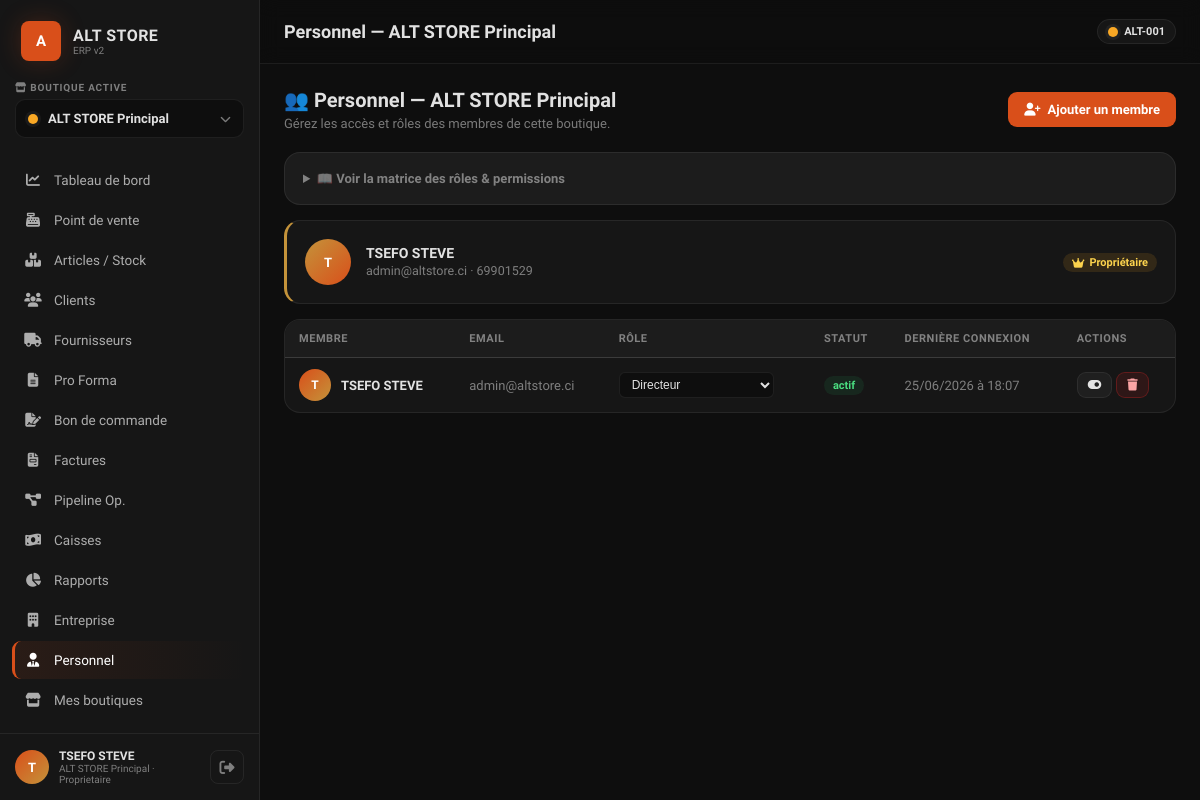
Screenshot of /personnel.php (signed in) with the database file from the repository.
### tables this page shows
CREATE TABLE IF NOT EXISTS `boutiques` (
  `id` int(11) NOT NULL AUTO_INCREMENT,
  `proprietaire_id` int(11) NOT NULL COMMENT 'utilisateur propriétaire',
  `nom` varchar(150) NOT NULL,
  `slug` varchar(160) NOT NULL,
  `code` varchar(30) NOT NULL COMMENT 'code court ex. ALT-001',
  `description` text,
  `logo` varchar(255) DEFAULT NULL,
  `couleur` varchar(20) NOT NULL DEFAULT '#F9A825',
  `adresse` text,
  `ville` varchar(100) DEFAULT NULL,
  `pays` varchar(100) NOT NULL DEFAULT 'Côte d''Ivoire',
  `telephone` varchar(30) DEFAULT NULL,
  `email` varchar(150) DEFAULT NULL,
  `devise` varchar(10) NOT NULL DEFAULT 'XOF',
  `tva_defaut` decimal(5,2) NOT NULL DEFAULT '18.00',
  `rccm` varchar(100) DEFAULT NULL,
  `statut` enum('active','inactive') NOT NULL DEFAULT 'active',
  `created_at` datetime DEFAULT CURRENT_TIMESTAMP,
  PRIMARY KEY (`id`),
  UNIQUE KEY `uq_code` (`code`),
  UNIQUE KEY `uq_proprio_slug` (`proprietaire_id`,`slug`),
  KEY `idx_proprietaire` (`proprietaire_id`)
);

CREATE TABLE IF NOT EXISTS `utilisateurs` (
  `id` int(11) NOT NULL AUTO_INCREMENT,
  `type_compte` varchar(20) NOT NULL DEFAULT 'particulier' COMMENT 'entreprise | particulier',
  `prenom` varchar(100) NOT NULL,
  `nom` varchar(100) NOT NULL,
  `email` varchar(255) NOT NULL,
  `telephone` varchar(30) DEFAULT NULL,
  `mot_de_passe` varchar(255) NOT NULL,
  `code_verification` varchar(6) DEFAULT NULL,
  `email_verifie` tinyint(1) NOT NULL DEFAULT '0',
  `nom_entreprise` varchar(255) DEFAULT NULL,
  `rccm_niu` varchar(100) DEFAULT NULL,
  `secteur_activite` varchar(100) DEFAULT NULL,
  `profession` varchar(100) DEFAULT NULL,
  `avatar` varchar(255) DEFAULT NULL,
  `cgu_acceptees` tinyint(1) NOT NULL DEFAULT '0',
  `date_inscription` datetime DEFAULT CURRENT_TIMESTAMP,
  `ip_inscription` varchar(45) DEFAULT NULL,
  `derniere_connexion` datetime DEFAULT NULL,
  `statut_compte` varchar(20) NOT NULL DEFAULT 'actif' COMMENT 'actif | inactif | suspendu',
  PRIMARY KEY (`id`),
  UNIQUE KEY `uq_email` (`email`),
  KEY `idx_statut` (`statut_compte`)
);

CREATE TABLE IF NOT EXISTS `utilisateurs_boutique` (
  `id` int(11) NOT NULL AUTO_INCREMENT,
  `utilisateur_id` int(11) NOT NULL,
  `boutique_id` int(11) NOT NULL,
  `role_boutique` varchar(40) NOT NULL DEFAULT 'employe' COMMENT 'directeur | comptable | commercial | caissier | gestionnaire_stock | employe',
  `statut` enum('actif','inactif') NOT NULL DEFAULT 'actif',
  `date_ajout` datetime DEFAULT CURRENT_TIMESTAMP,
  PRIMARY KEY (`id`),
  UNIQUE KEY `uq_user_boutique` (`utilisateur_id`,`boutique_id`),
  KEY `idx_boutique` (`boutique_id`),
  KEY `idx_user` (`utilisateur_id`)
);

### config/helpers.php (called while the page is built, shortened)
<?php
function fdatetime(?string $d): string {
    $ts = strtotime($d);
    return $ts ? date('d/m/Y à H:i', $ts) : '—';
}
function e(?string $v): string { return htmlspecialchars((string)($v ?? ''), ENT_QUOTES, 'UTF-8'); }
function fetch_all(string $sql, array $params = []): array {
    try {
        $st = db()->prepare($sql);
        $st->execute($params);
        return $st->fetchAll();
    } catch (Throwable $e) {
        error_log('[SQL] ' . $e->getMessage() . ' | ' . $sql);
        return [];
    }
}
function fetch_one(string $sql, array $params = []): ?array {
    try {
        $st = db()->prepare($sql);
        $st->execute($params);
        $r = $st->fetch();
        return $r ?: null;
    } catch (Throwable $e) {
        error_log('[SQL] ' . $e->getMessage() . ' | ' . $sql);
        return null;
    }
}
function layout_header(string $title = '', string $active = ''): void {
    require ROOT_PATH . '/views/layouts/header.php';
}
function layout_footer(): void {
    require ROOT_PATH . '/views/layouts/footer.php';
}

### config/db.php (called while the page is built, shortened)
<?php
function db(): PDO
{
    static $pdo = null;
    if ($pdo instanceof PDO) return $pdo;
    $dsn = sprintf(
        'mysql:host=%s;port=%s;dbname=%s;charset=utf8mb4',
        DB_HOST, DB_PORT, DB_NAME
    );
    try {
        $pdo = new PDO($dsn, DB_USER, DB_PASS, [
            PDO::ATTR_ERRMODE            => PDO::ERRMODE_EXCEPTION,
            PDO::ATTR_DEFAULT_FETCH_MODE => PDO::FETCH_ASSOC,
            PDO::ATTR_EMULATE_PREPARES   => false,
            PDO::MYSQL_ATTR_INIT_COMMAND => "SET NAMES utf8mb4 COLLATE utf8mb4_unicode_ci",
        ]);
    } catch (PDOException $e) {
        if (IS_PROD) {
            error_log('[DB] Connexion échouée : ' . $e->getMessage());
            http_response_code(500);
            die('Service temporairement indisponible.');
        }
        die('Connexion base de données impossible : ' . htmlspecialchars($e->getMessage()));
    }
    return $pdo;
}

### config/auth.php (called while the page is built, shortened)
<?php
require_once __DIR__ . '/db.php';
function current_role(): ?string
{
    if (($_SESSION['user_role'] ?? null) === 'proprietaire') return 'proprietaire';
    return $_SESSION['role_boutique'] ?? null;
}
function current_user_id(): int { return (int)($_SESSION['user_id'] ?? 0); }
function active_boutique_id(): int { return (int)($_SESSION['boutique_active'] ?? 0); }
function list_user_boutiques(): array
{
    $uid  = current_user_id();
    $pdo  = db();
    $stmt = $pdo->prepare("
        SELECT b.*, 'proprietaire' AS role_boutique
        FROM boutiques b
        WHERE b.proprietaire_id = ? AND b.statut = 'active'
        ORDER BY b.created_at ASC
    ");
    $stmt->execute([$uid]);
    $owned = $stmt->fetchAll();
    $stmt = $pdo->prepare("
        SELECT b.*, ub.role_boutique
        FROM boutiques b
        INNER JOIN utilisateurs_boutique ub ON ub.boutique_id = b.id
        WHERE ub.utilisateur_id = ? AND ub.statut = 'actif' AND b.statut = 'active'
        ORDER BY b.created_at ASC
    ");
    $stmt->execute([$uid]);
    $staff = $stmt->fetchAll();
    return $owned;
}
function active_boutique(): ?array
{
    static $cache = null;
    if ($cache !== null) return $cache;
    $stmt = db()->prepare("SELECT * FROM boutiques WHERE id = ?");
    $stmt->execute([active_boutique_id()]);
    return $cache = $stmt->fetch() ?: null;
}

### config/permissions.php (called while the page is built, shortened)
<?php
function role_permissions(string $role): array
{
    $raw = ROLE_PERMISSIONS[$role] ?? [];
    $out = [];
    foreach ($raw as $perm) {
        if (str_ends_with($perm, '.*')) {
            $mod = substr($perm, 0, -2);
            foreach (PERMISSIONS_CATALOG[$mod] ?? [] as $a) {
                $out[] = "$mod.$a";
            }
        } else {
            $out[] = $perm;
        }
    }
    return $out;
}
function can(string $permission): bool
{
    $role = current_role();
    if ($role === 'proprietaire') return true;
    return in_array($permission, role_permissions($role), true);
}
function available_roles(): array
{
    return ['directeur', 'comptable', 'commercial', 'caissier', 'gestionnaire_stock', 'employe'];
}

### personnel.php (the view, shortened to what this page needs)
<?php
$bid = active_boutique_id();
$bout = active_boutique();
$staff = fetch_all(
    "SELECT ub.*, u.prenom, u.nom, u.email, u.telephone, u.derniere_connexion
     FROM utilisateurs_boutique ub
     INNER JOIN utilisateurs u ON u.id=ub.utilisateur_id
     WHERE ub.boutique_id=?
     ORDER BY ub.role_boutique, u.nom",
    [$bid]
);
$proprio = fetch_one("SELECT u.* FROM utilisateurs u INNER JOIN boutiques b ON b.proprietaire_id=u.id WHERE b.id=?", [$bid]);
$roleLabels = ['directeur'=>'Directeur','comptable'=>'Comptable','commercial'=>'Commercial','caissier'=>'Caissier','gestionnaire_stock'=>'Gestionnaire de stock','employe'=>'Employé'];
?>
<?php layout_header('Personnel — ' . ($bout['nom'] ?? ''), 'personnel'); ?>
<div style="display:flex;justify-content:space-between;align-items:center;margin-bottom:1.4rem;flex-wrap:wrap;gap:1rem">
  <div>
    <h2 style="font-size:20px;margin-bottom:4px">👥 Personnel — <?= e($bout['nom'] ?? '') ?></h2>
    <p style="color:var(--muted);font-size:13px">Gérez les accès et rôles des membres de cette boutique.</p>
  </div>
  <button class="btn btn-primary" onclick="openModal('modalAdd')"><i class="fas fa-user-plus"></i> Ajouter un membre</button>
</div>
<div class="card" style="margin-bottom:1rem;background:var(--surf2)">
  <details>
    <summary style="cursor:pointer;font-size:13px;font-weight:600;color:var(--muted)">📖 Voir la matrice des rôles & permissions</summary>
  </details>
</div>
<div class="card" style="margin-bottom:1rem;border-left:3px solid var(--gold)">
  <div style="display:flex;align-items:center;gap:1rem">
    <div class="avatar" style="width:46px;height:46px;background:linear-gradient(135deg,var(--gold),var(--ember))"><?= strtoupper(substr($proprio['prenom'] ?? 'P',0,1)) ?></div>
    <div style="flex:1">
      <div style="font-size:14px;font-weight:600"><?= e(trim(($proprio['prenom'] ?? '').' '.($proprio['nom'] ?? ''))) ?></div>
      <small style="color:var(--muted)"><?= e($proprio['email'] ?? '') ?> · <?= e($proprio['telephone'] ?? '') ?></small>
    </div>
    <span class="badge bg-amber"><i class="fas fa-crown"></i> Propriétaire</span>
  </div>
</div>
<div class="table-wrap">
  <table>
    <thead><tr><th>Membre</th><th>Email</th><th>Rôle</th><th>Statut</th><th>Dernière connexion</th><th>Actions</th></tr></thead>
    <tbody>
      <?php if (empty($staff)): ?>
        <tr><td colspan="6" style="text-align:center;padding:2rem;color:var(--muted)">Aucun membre du personnel. Cliquez sur « Ajouter un membre ».</td></tr>
      <?php else: foreach ($staff as $s): ?>
        <tr>
          <td>
            <div style="display:flex;align-items:center;gap:10px">
              <div class="avatar" style="width:32px;height:32px;font-size:12px"><?= strtoupper(substr($s['prenom'],0,1)) ?></div>
              <div><b><?= e(trim($s['prenom'].' '.$s['nom'])) ?></b></div>
            </div>
          </td>
          <td style="color:var(--muted)"><?= e($s['email']) ?></td>
          <td>
            <form method="post" style="display:inline-flex;gap:6px;align-items:center">
              <select name="role" onchange="this.form.submit()" style="background:var(--bg);border:1px solid var(--bd);color:var(--text);padding:4px 8px;border-radius:6px;font-size:12px">
                <?php foreach (available_roles() as $r): ?>
                  <option value="<?= e($r) ?>" <?= $s['role_boutique']===$r?'selected':'' ?>><?= e($roleLabels[$r]) ?></option>
                <?php endforeach; ?>
              </select>
            </form>
          </td>
          <td><span class="badge <?= $s['statut']==='actif'?'bg-green':'bg-red' ?>"><?= e($s['statut']) ?></span></td>
          <td style="color:var(--muted)"><?= $s['derniere_connexion']?fdatetime($s['derniere_connexion']):'<em style="opacity:.5">jamais</em>' ?></td>
          <td>
            <form method="post" style="display:inline-flex;gap:4px" onsubmit="return confirmDelete('Confirmer ?')">
              <button type="submit" name="action" value="toggle" class="btn btn-ghost btn-sm" title="<?= $s['statut']==='actif'?'Désactiver':'Activer' ?>">
                <i class="fas <?= $s['statut']==='actif'?'fa-toggle-on':'fa-toggle-off' ?>"></i></button>
              <button type="submit" name="action" value="supprimer" class="btn btn-danger btn-sm" title="Retirer"><i class="fas fa-trash"></i></button>
            </form>
          </td>
        </tr>
      <?php endforeach; endif; ?>
    </tbody>
  </table>
</div>

### views/layouts/header.php (shortened to what this page needs)
<?php
$active    = $GLOBALS['_page_active'] ?? '';
$title     = $GLOBALS['_page_title'] ?? 'Tableau de bord';
$bout      = active_boutique();
$boutiques = list_user_boutiques();
$role      = current_role();
$userName  = $_SESSION['user_name'] ?? 'Utilisateur';
$menu = [
    ['dashboard',    'Tableau de bord',  'fa-chart-line',     'dashboard.view'],
    ['ventes',       'Point de vente',   'fa-cash-register',  'ventes.view'],
    ['articles',     'Articles / Stock', 'fa-boxes-stacked',  'articles.view'],
    ['clients',      'Clients',          'fa-users',          'clients.view'],
    ['fournisseurs', 'Fournisseurs',    'fa-truck',          'fournisseurs.view'],
    ['proforma',     'Pro Forma',        'fa-file-lines',     'proforma.view'],
    ['bon_commande', 'Bon de commande',  'fa-file-signature', 'bon_commande.view'],
    ['factures',     'Factures',         'fa-file-invoice',   'factures.view'],
    ['pipeline',     'Pipeline Op.',     'fa-diagram-project','pipeline.view'],
    ['caisses',      'Caisses',          'fa-money-bill-wave','caisse.view'],
    ['rapports',     'Rapports',         'fa-chart-pie',      'rapports.view'],
    ['entreprise',   'Entreprise',       'fa-building',       'entreprise.view'],
    ['personnel',    'Personnel',        'fa-user-tie',       'personnel.view'],
    ['boutiques',    'Mes boutiques',    'fa-store',          'boutiques.view'],
];
?>
<!DOCTYPE html>
<html lang="fr">
<head>
<link rel="stylesheet" href="https://cdnjs.cloudflare.com/ajax/libs/font-awesome/6.4.0/css/all.min.css">
<link rel="stylesheet" href="<?= APP_URL ?>/assets/app.css">
</head>
<body>
<div class="app">
  <aside class="sidebar" id="sidebar">
    <div class="sidebar-brand">
      <div class="mark">A</div>
      <div class="brand-txt"><b>ALT STORE</b><small>ERP v2</small></div>
    </div>
    <div class="boutique-select">
      <label><i class="fas fa-store"></i> Boutique active</label>
      <div class="bs-current" id="bsCurrent" onclick="toggleBoutiqueDropdown()">
        <span class="bs-dot" style="background:<?= e($bout['couleur'] ?? '#F9A825') ?>"></span>
        <span class="bs-name"><?= e($bout['nom'] ?? '— Aucune —') ?></span>
        <i class="fas fa-chevron-down bs-caret"></i>
      </div>
    </div>
    <nav class="nav">
      <?php foreach ($menu as [$key, $label, $icon, $perm]):
          if (!can($perm)) continue; ?>
        <a href="<?= APP_URL ?>/<?= $key ?>.php" class="nav-item <?= $active===$key?'is-active':'' ?>">
          <i class="fas <?= $icon ?>"></i><span><?= $label ?></span>
        </a>
      <?php endforeach; ?>
    </nav>
    <div class="sidebar-foot">
      <div class="user-chip">
        <div class="avatar"><?= strtoupper(substr($userName,0,1)) ?></div>
        <div class="user-meta">
          <b><?= e($userName) ?></b>
          <small><?= e($bout['nom'] ?? '') ?> · <?= e($role ?? '') ?></small>
        </div>
      </div>
      <a href="<?= APP_URL ?>/logout.php" class="logout-btn" title="Déconnexion"><i class="fas fa-right-from-bracket"></i></a>
    </div>
  </aside>
  <main class="main">
    <header class="topbar">
      <h1><?= e($title) ?></h1>
      <div class="topbar-right">
        <?php if ($bout): ?>
          <span class="badge-bout"><span class="bs-dot" style="background:<?= e($bout['couleur']) ?>"></span><?= e($bout['code']) ?></span>
        <?php endif; ?>
      </div>
    </header>
    <div class="content" id="flash-zone">

### rows the page displays
boutiques: nom "ALT STORE Principal", code "ALT-001"
utilisateurs: prenom "T", prenom+nom "TSEFO STEVE", email "admin@altstore.ci", telephone "69901529"
utilisateurs_boutique: utilisateur.prenom "T", utilisateur.nom "TSEFO STEVE", utilisateur.email "admin@altstore.ci", role "Directeur", statut "actif", utilisateur.derniere_connexion "25/06/2026 à 18:07"

### other values shown
$label "Tableau de bord"
$label "Point de vente"
$label "Articles / Stock"
$label "Clients"
$label "Fournisseurs"
$label "Pro Forma"
$label "Bon de commande"
$label "Factures"
$label "Pipeline Op."
$label "Caisses"
$label "Rapports"
$label "Entreprise"
$label "Personnel"
$label "Mes boutiques"
substr($userName,0,1) "T"
